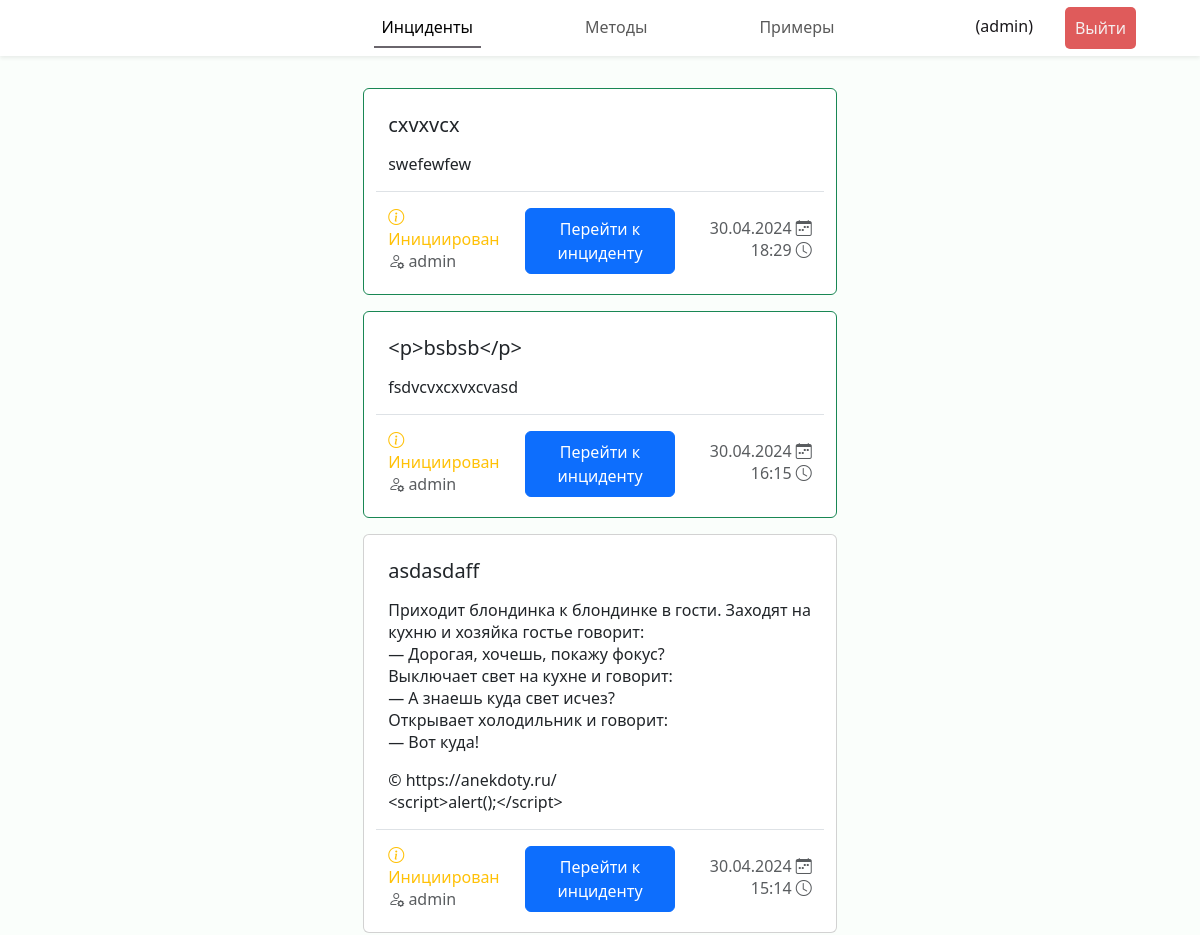
Before: /incidents (signed in, upper part) with the older database file.
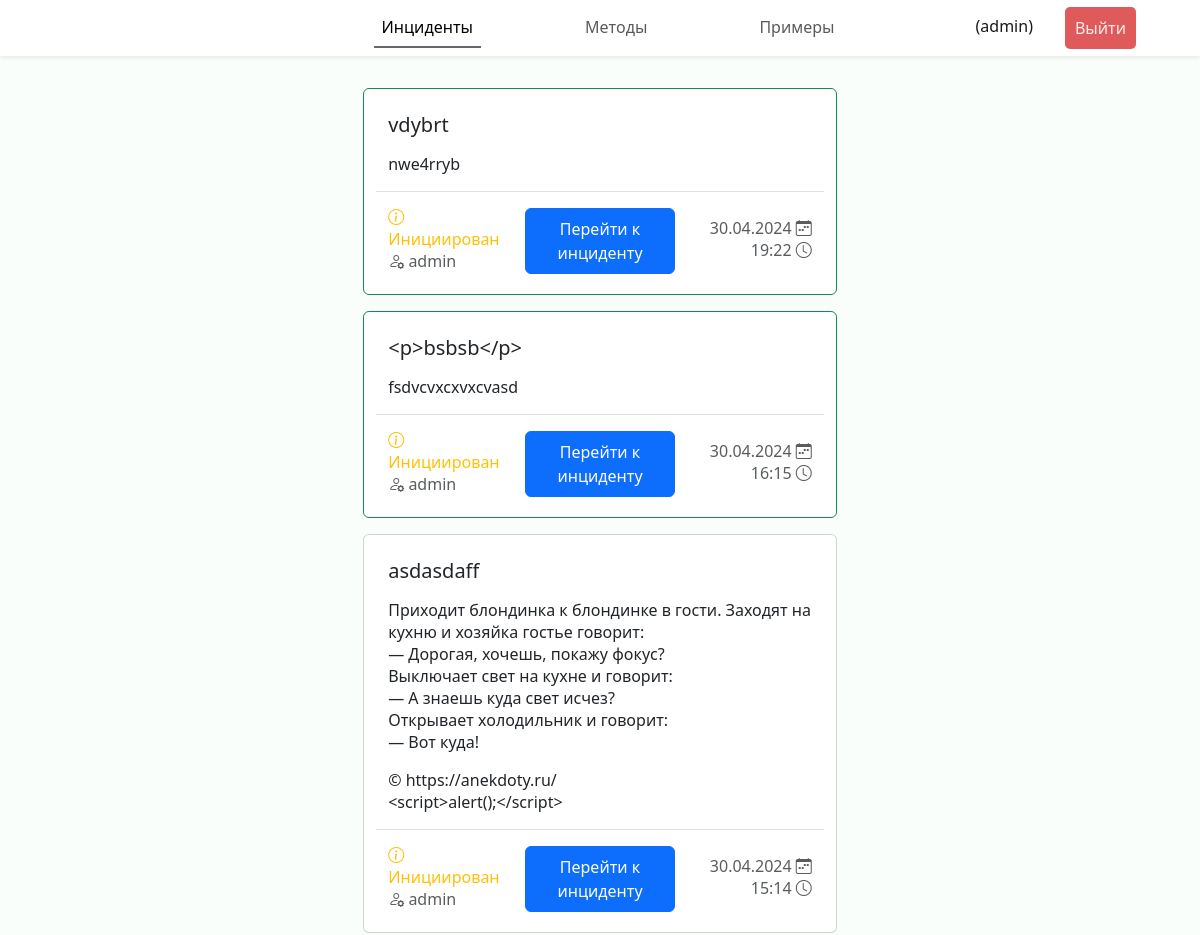
After: the same page with the newer database file.
### incidents/models.py (models this page shows, shortened)
class Incident(models.Model):
    name = models.CharField("Название", max_length=100)
    description = models.TextField("Описание")
    created_at = models.DateTimeField("Создан")
    results = models.JSONField("Результаты", null=True, blank=True)
    creator = models.ForeignKey(Expert, verbose_name="Инициатор", on_delete=models.CASCADE,
                                related_name="authored_incidents")
    status = models.ForeignKey(Status, verbose_name="Статус", on_delete=models.CASCADE)
    basises = models.ManyToManyField(Basis, through="IncidentBasis")
    criteries = models.ManyToManyField(Critery, through="IncidentCritery")
    strategies = models.ManyToManyField(Strategy, through="IncidentStrategy")
    experts = models.ManyToManyField(Expert, through="IncidentExpert")
    class Meta:
        verbose_name = "Инцидент"
        verbose_name_plural = "Инциденты"

class Status(models.Model):
    name = models.CharField("Наименование", max_length=100)
    def __str__(self) -> str:
        return self.name
    class Meta:
        verbose_name = "Статус"
        verbose_name_plural = "Статусы"

class Expert(models.Model):
    user = models.OneToOneField(User, verbose_name="Пользователь", on_delete=models.CASCADE)
    class Meta:
        verbose_name = "Эксперт"
        verbose_name_plural = "Эксперты"

### incidents/views.py (the view)
# urls.py: path("incidents", views.incidents_list, name="incidents"),
@login_required(login_url='login')
def incidents_list(request) -> HttpResponse:
    incidents = Incident.objects.all().annotate(
        is_expert=Count(Case(When(experts__user=request.user, then=1)))
    ).order_by('-is_expert', 'status', '-created_at')
    return render(request, "incidents/incidents.html", {"incidents": incidents})

### incidents/templates/incidents/incidents.html (shortened to what this page needs)
{% extends 'incidents/base.html' %}
{% load static %}
{% block links %}
<link rel="stylesheet" href="{% static 'incidents/css/style.css' %}">
{% endblock %}
{% block header %}
<header class="header fixed-top shadow-sm d-flex">
    <nav class="navbar navbar-expand-lg w-100">
        <div class="collapse navbar-collapse justify-content-center" id="navbarNav">
        <ul class="navbar-nav ">
            <li class="nav-item px-5"><a class="nav-link active" href="{% url 'incidents' %}">Инциденты</a></li>
            <li class="nav-item px-5"><a class="nav-link" href="{% url 'methods' %}">Методы</a></li>
            <li class="nav-item px-5"><a class="nav-link" href="{% url 'examples' %}">Примеры</a></li>
        </ul>
        </div>
        <ul class="navbar-nav position-fixed end-0 me-5 align-items-center">
            <li class="nav-item px-3 text-end mb-1">
                <div class="username">({{ request.user.get_username }})</div>
            </li>
            <li class="nav-item px-3">
                <form action="{% url 'logout' %}" method="POST">
                    <button class="logout-btn" type="submit">Выйти</button>
                </form>
            </li>
          </ul>
    </nav>
</header>
{% endblock %}
{% block content %}
<div class="cards d-flex p-2 flex-column align-items-center">
    {% for incident in incidents %}
    <div class="card mb-3 {% if incident.is_expert == 1 %}border-success{% endif %}">
        <div class="card-body m-2 mb-1">
          <h5 class="card-title">{{ incident.name|truncatechars:120 }}</h5>
          <p class="card-text">{{ incident.description|linebreaks|truncatechars:360 }}</p>
          <div class="row justify-content-between align-items-center pt-3 border-top">
            <div class="col">
                <p class="card-subtitle text-warning mb-1"><i class="bi bi-info-circle"></i> {{ incident.status }}</p>
                <p class="card-subtitle text-muted"><i class="bi bi-person-gear"></i> {{ incident.creator.user.get_username  }}</p>
            </div>
            <a href="{% url 'incident' incident.id %}" class="col-4 btn btn-primary px-3 py-2">Перейти к инциденту</a>
            <div class="col">
                <p class="card-subtitle text-muted text-end mb-1">{{ incident.created_at|date:'d.m.Y' }} <i class="bi bi-calendar-week"></i></p>
                <p class="card-subtitle text-muted text-end">{{ incident.created_at|time }} <i class="bi bi-clock"></i></p>
            </div>
          </div>
        </div>
      </div>
    {% endfor %}
</div>
{% endblock %}

### incidents/templates/incidents/base.html (shortened to what this page needs)
{% load static %}
<!DOCTYPE html>
<html lang="en">
<head>
    <link href="https://cdn.jsdelivr.net/npm/bootstrap@5.3.3/dist/css/bootstrap.min.css" rel="stylesheet">
    <link rel="stylesheet" href="https://cdn.jsdelivr.net/npm/bootstrap-icons@1.11.3/font/bootstrap-icons.min.css">
    {% block links %}
    {% endblock %}
</head>
<body>
    {% block header %}
    {% endblock %}
    {% block content %}
    {% endblock content %}
</body>
</html>

### incidents/static/incidents/css/style.css (style rules this page uses)
:root { --font-family: "Segoe UI", Roboto, "Helvetica Neue", Arial, sans-serif; }
* { box-sizing: border-box; padding: 0; margin: 0; }
body { margin: 5rem 0 0 0; font-family: var(--font-family); font-weight: 400; line-height: normal; background-color: rgb(250, 254, 251); color: #19171a; overflow: overlay; width: 100%; }
.header { background: rgb(255, 255, 255); }
.logout-btn { padding: 10px; background-color: #df5b5b; color: #f5efef; text-decoration: none; border-radius: 5px; border-width: 0; }
.active { border-bottom: 2px solid #4b464ed3; }
.card { width: 40%; }

Changed rows visible on the page:
removed Incident: name "cxvxvcx", description "swefewfew", status "Инициирован", creator.user.get_username "admin", created_at "30.04.2024", created_at "18:29"
added Incident: name "vdybrt", description "nwe4rryb", status "Инициирован", creator.user.get_username "admin", created_at "30.04.2024", created_at "19:22"
